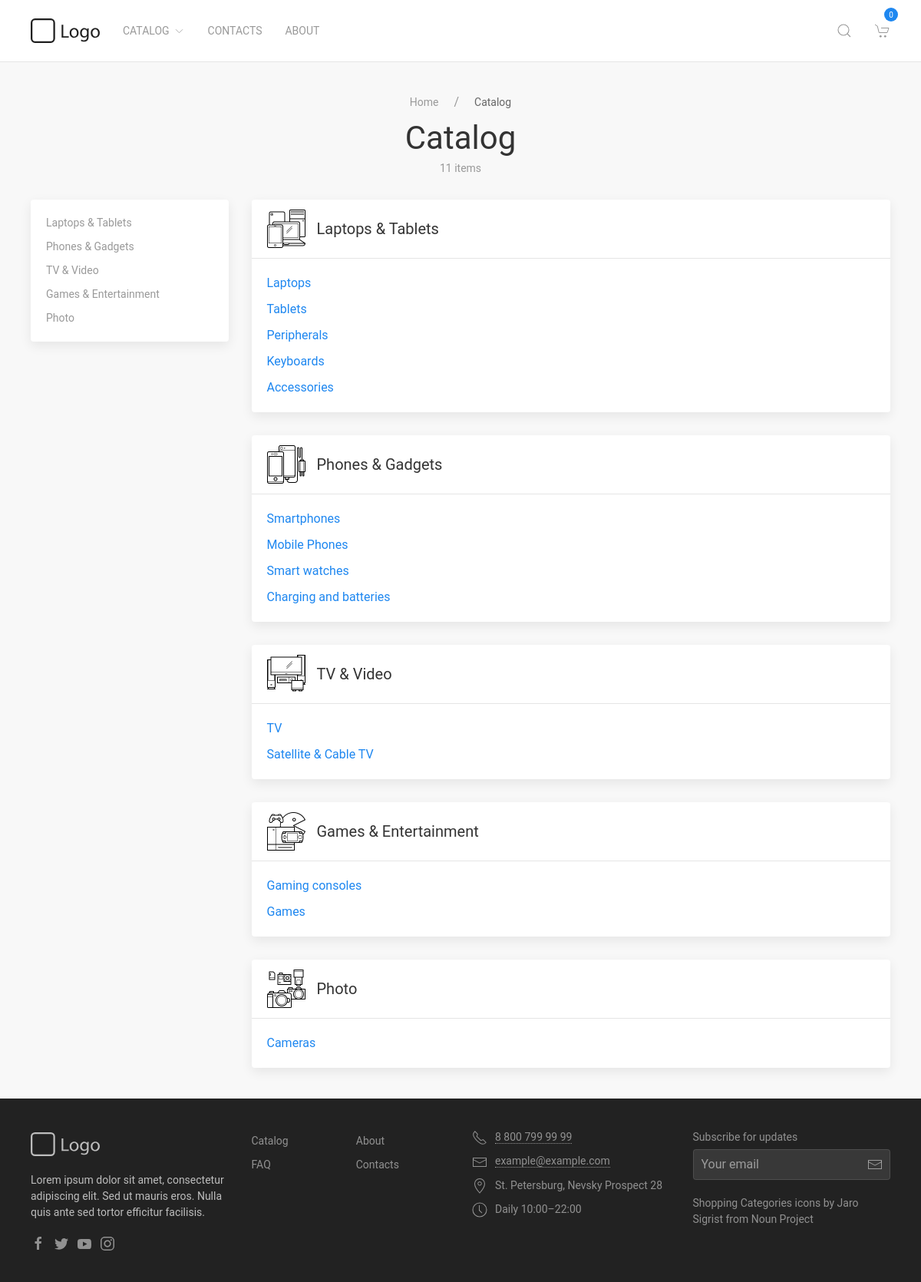
Page /catalog/ on the committed database.
### store/models.py (models this page shows, shortened)
class Category(models.Model):
	name = models.CharField(max_length=50, null=False)
	image = models.ImageField(null=True, blank=True)
	@property
	def imageURL(self):
		try:
			url = self.image.url
		except:
			url = ''
		return url

class Subcategory(models.Model):
	name = models.CharField(max_length=50, null=False)
	category = models.ForeignKey(Category, on_delete=models.CASCADE, null=True, blank=True)

### store/views.py (the view)
# urls.py: path('catalog/', views.catalog, name='store-catalog'),
def catalog(request):
	data = cartData(request)
	cartItems = data['cartItems']
	order = data['order']
	itemsINcart = data['items']
	categories = Category.objects.all()
	items = 0
	for category in categories:
		for subcategory in category.subcategory_set.all():
			items += len(subcategory.product_set.all())
	return render(request, 'store/catalog.html', {'title': 'Catalog','categories': categories, 'TotalItems': items, 'cartItems':cartItems,'order':order, 'items': itemsINcart})

### store/utils.py (called while the page is built, shortened)
def cookieCart(request):
	try:
		cart = json.loads(request.COOKIES['cart'])
	except:
		cart = {}
		print('CART:', cart)
	items = []
	order = {'get_cart_total':0, 'get_cart_items':0, 'shipping':False}
	cartItems = order['get_cart_items']
	return {'cartItems':cartItems ,'order':order, 'items':items}

def cartData(request):
	cookieData = cookieCart(request)
	cartItems = cookieData['cartItems']
	order = cookieData['order']
	items = cookieData['items']
	return {'cartItems':cartItems ,'order':order, 'items':items}

### store/templates/store/catalog.html
{% extends 'store/main.html' %} {% load static %} {% block content %}
<main>
    <section class="uk-section uk-section-small">
      <div class="uk-container">
        <div class="uk-grid-medium uk-child-width-1-1" uk-grid>
          <div class="uk-text-center">
            <ul class="uk-breadcrumb uk-flex-center uk-margin-remove">
              <li><a href="{% url 'home' %}">Home</a></li>
              <li><span>Catalog</span></li>
            </ul>
            <h1 class="uk-margin-small-top uk-margin-remove-bottom">
              Catalog
            </h1>
            <div class="uk-text-meta uk-margin-xsmall-top">{{ TotalItems }} items</div>
          </div>
          <div>
            <div class="uk-grid-medium" uk-grid>
              <aside class="uk-width-1-4 uk-visible@m tm-aside-column">
                <nav
                  class="uk-card uk-card-default uk-card-body uk-card-small"
                  uk-sticky="bottom: true; offset: 90"
                >
                  <ul
                    class="uk-nav uk-nav-default"
                    uk-scrollspy-nav="closest: li; scroll: true; offset: 90"
                  >
                  {% for cat in categories %}
                    <li>
                      <a href="#{{ cat.name }}">{{ cat.name }}</a>
                    </li>
                  {% endfor %}
                  </ul>
                </nav>
              </aside>
              <div class="uk-width-1-1 uk-width-expand@m">
                <div class="uk-grid-medium uk-child-width-1-1" uk-grid>
                  {% for cat in categories %}
                  <section id="{{ cat.name }}">
                    <div
                      class="uk-card uk-card-default uk-card-small tm-ignore-container"
                    >
                      <header class="uk-card-header">
                        <div class="uk-grid-small uk-flex-middle" uk-grid>
                          <a href="{% url 'category' categoryId=cat.id%}"
                            ><img
                              src="{{ cat.imageURL }}"
                              width="50"
                              height="50"
                          /></a>
                          <div class="uk-width-expand">
                            <h2 class="uk-h4 uk-margin-remove">
                              <a
                                class="uk-link-heading"
                                href="{% url 'category' categoryId=cat.id%}"
                                >{{ cat.name }}</a
                              >
                            </h2>
                          </div>
                        </div>
                      </header>
                      <div class="uk-card-body">
                        <ul class="uk-list">
                        {% for subcat in cat.subcategory_set.all %}
                          <li><a href="{% url 'subcategory' subcategoryId=subcat.id %}">{{subcat.name}}</a></li>
                        {% endfor %}
                        </ul>
                      </div>
                    </div>
                  </section>
                  {% endfor %}
                </div>
              </div>
            </div>
          </div>
        </div>
      </div>
    </section>
  </main>
{% endblock content %}

### rows in the picture
Category: name "Laptops & Tablets", imageURL (picture)
Category: name "Phones & Gadgets", imageURL (picture)
Category: name "TV & Video", imageURL (picture)
Category: name "Games & Entertainment", imageURL (picture)
Category: name "Photo", imageURL (picture)
Subcategory: name "Laptops"
Subcategory: name "Tablets"
Subcategory: name "Peripherals"
Subcategory: name "Keyboards"
Subcategory: name "Accessories"
Subcategory: name "Smartphones"
Subcategory: name "Mobile Phones"
Subcategory: name "Smart watches"
Subcategory: name "Charging and batteries"
Subcategory: name "TV"
Subcategory: name "Satellite & Cable TV"
Subcategory: name "Gaming consoles"
Subcategory: name "Games"
Subcategory: name "Cameras"

### other values in the picture
{{ cartItems }} "0"
{{ TotalItems }} "11"
